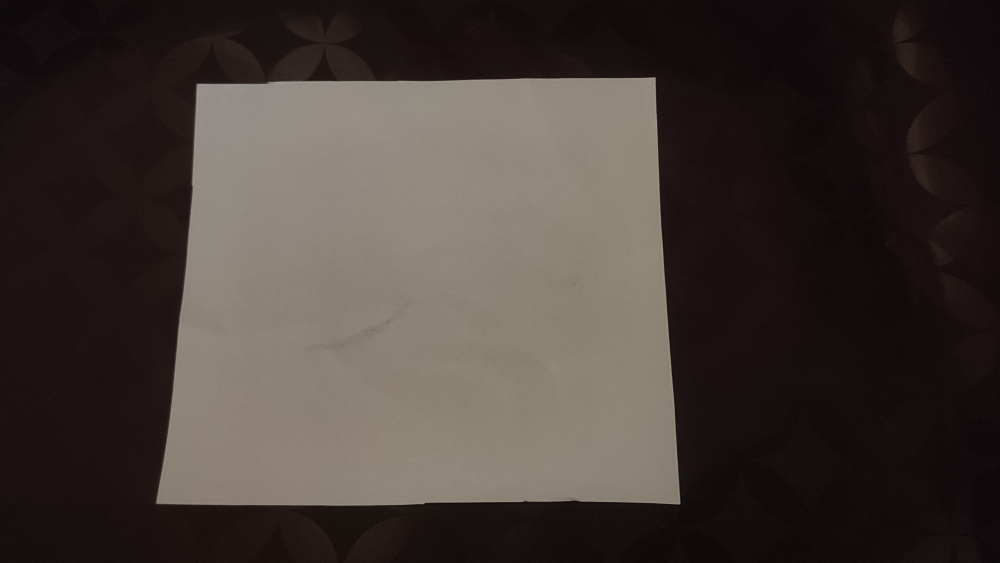
#> input picture Calibration_Image.jpg, 4000 x 2250 px (shown at 1/4 size)
$ jupyter execute FinalSubmission.ipynb   (shell and % lines are left out)
#> lines starting #> are read from the running program, lines starting #| are printed output that depends on the picture; after the words box and inside, x2 and y2 are one past the last pixel; in counts of white or black regions, pixels touching at a corner belong together
#> further down, image is the input picture: shape (2250, 4000, 3); mean B, G, R 54.1, 58.8, 67.7
[cell 1]
import cv2
import imutils
import imutils.perspective as presp
import scipy.spatial.distance as dist
import matplotlib.pyplot as plt
import numpy as np
import os

[cell 2]
def grab_contours(cnts):
    # OpenCV v2.4, v4-official
    if len(cnts) == 2:
        return cnts[0]
    # OpenCV v3
    elif len(cnts) == 3:
        return cnts[1]
def area(image):
    plt.imshow(image)
    gray = cv2.cvtColor(image, cv2.COLOR_BGR2GRAY)
    plt.imshow(gray, cmap='gray')
    edged = cv2.Canny(gray, 120, 255, 1)
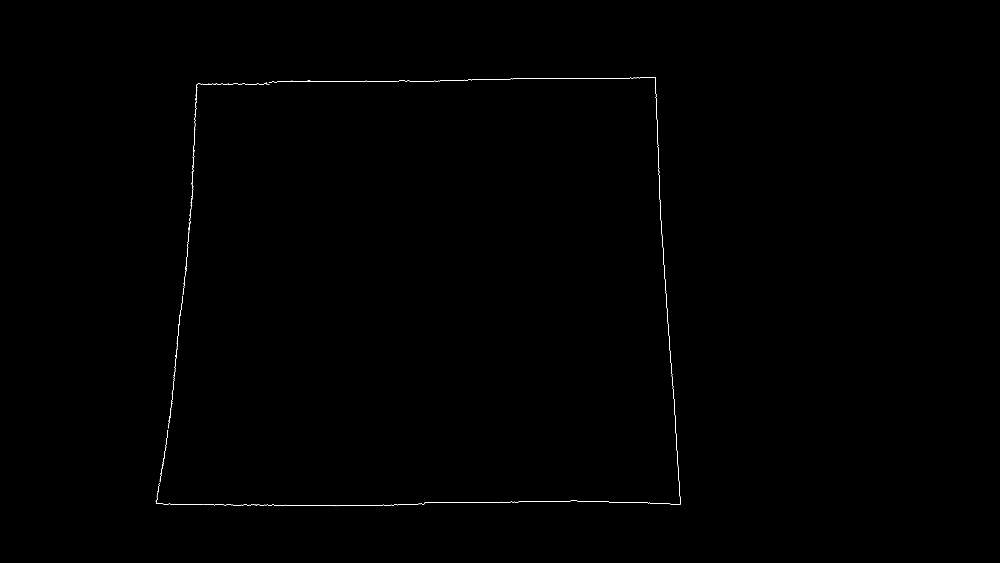
#> edged: shape (2250, 4000) (shown at 1/4 size); 0.09% white in thin lines or dots, all inside (x1, y1, x2, y2) = (623, 308, 2723, 2025)
    plt.imshow(edged, cmap='gray')
    thresh, thresh_img=cv2.threshold(gray, 110, 900, cv2.THRESH_BINARY)
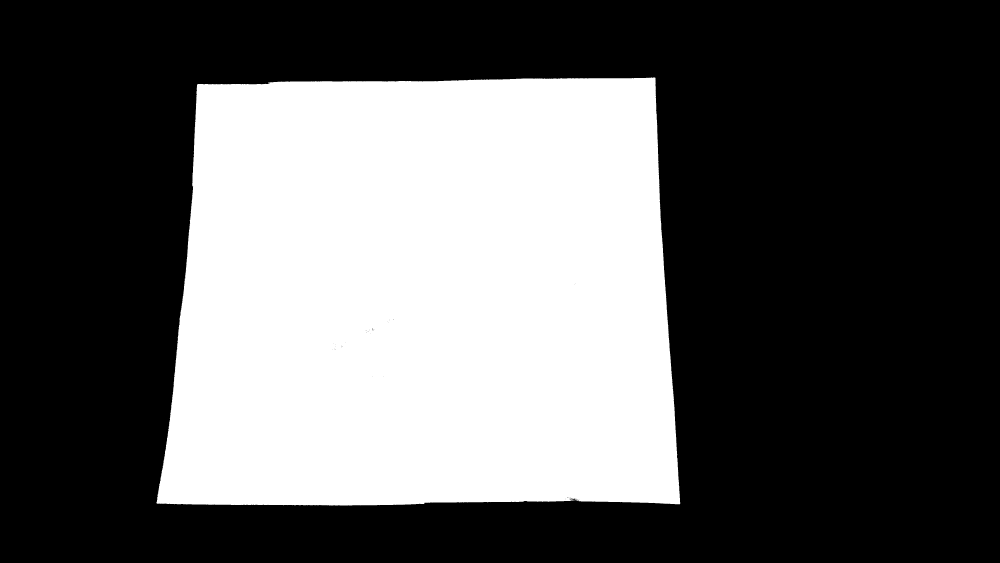
#> thresh_img: shape (2250, 4000) (shown at 1/4 size); 36.5% white; 1 white region, box (x1, y1, x2, y2) and area: (626, 310, 2721, 2022) 3282104
    rgb_img= cv2.cvtColor(thresh_img, cv2.COLOR_BGR2RGB)
#> rgb_img: shape (2250, 4000, 3); 36.5% white; 1 white region
    plt.imshow(rgb_img)
    cnts = cv2.findContours(thresh_img.copy(), cv2.RETR_TREE, cv2.CHAIN_APPROX_SIMPLE)
#> cnts = 46 contours, 44 with area under 20; largest, box (x1, y1, x2, y2) and area: (626, 310, 2721, 2022) 3278586, (2281, 1993, 2304, 2001) 100
    cnts=imutils.grab_contours(cnts)
    contour_image = thresh_img.copy()
    area = 0
    for c in cnts:
        area += cv2.contourArea(c)
        cv2.drawContours(contour_image,[c], 0, (100,5,10), 3)
#> this loop made 46 passes
#> (c, area) on passes 2, 4, 5, 13, 14, 15, 17, 18, 20, 21: ([[2315, 1999], [2316, 1998], [2317, 1999], [2316, 2000]], 3278588), ([[2304, 1997], [2305, 1996], [2306, 1997], [2305, 1998]], 3278603), ([[2279, 1996], [2280, 1995], [2281, 1996], [2280, 1997]], 3278605), ([[1488, 1507], [1489, 1506], [1490, 1507], [1489, 1508]], 3278741), ([[1534, 1505], [1535, 1504], [1536, 1505], [1535, 1506]], 3278743), ([[1330, 1399], [1331, 1398], [1332, 1399], [1331, 1400]], 3278745), ([[1335, 1393], [1336, 1392], [1337, 1393], [1336, 1394]], 3278752.5), ([[1364, 1389], [1365, 1388], [1366, 1389], [1365, 1390]], 3278754.5), ([[1341, 1386], [1342, 1385], [1343, 1386], [1342, 1387]], 3278760.5), ([[1366, 1384], [1367, 1383], [1368, 1384], [1367, 1385]], 3278762.5)
#> area on passes 1, 3, 6, 7, 8, 9: 3278586, 3278601, 3278610.5, 3278616, 3278620, 3278719.5
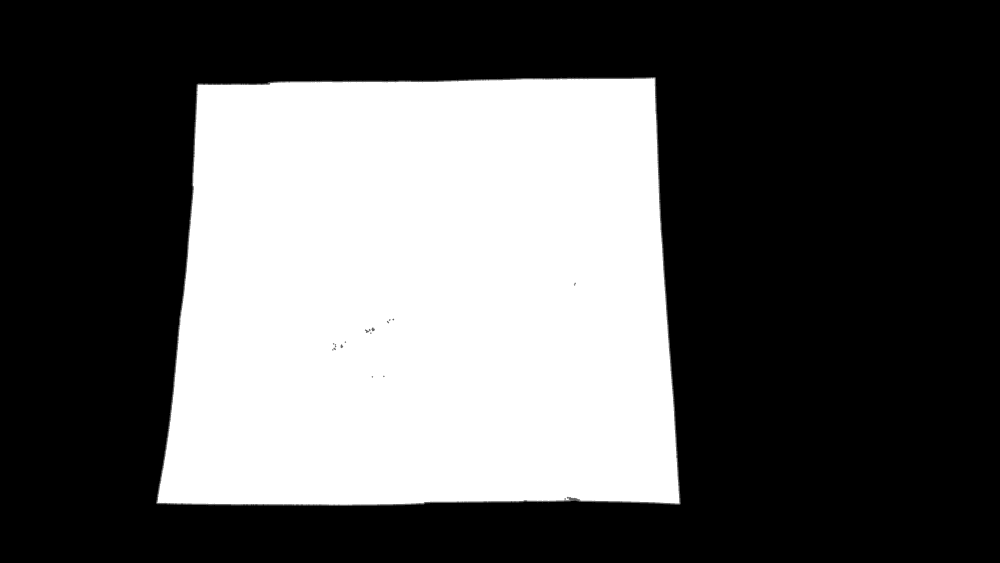
#> contour_image: shape (2250, 4000) (shown at 1/4 size); 0.42% of pixels changed, all inside (x1, y1, x2, y2) = (624, 308, 2723, 2024)
#> after the loop, area = 3278840
    plt.imshow(thresh_img, cmap='gray')
    plt.title(f"Area: {area}")
    return area
### calibrated image of pipes having diameter 'd'###
#read calibration image to find area
image = cv2.imread("Calibration_Image.jpg")
a1=area(image)
#> a1 = 3278840
#in this case maximum number of pipes of diameter 'd' in calibrated area is 14
Number_Of_Pipes_In_Calibrated_Area=14
#Then calculate area of random stacked pipes and evaluate number of pipes
# by comparing with calibrated image.
#to try for different test cases just change 1 from 1-5 in below line
image = cv2.imread("Test_Case_1.jpg")
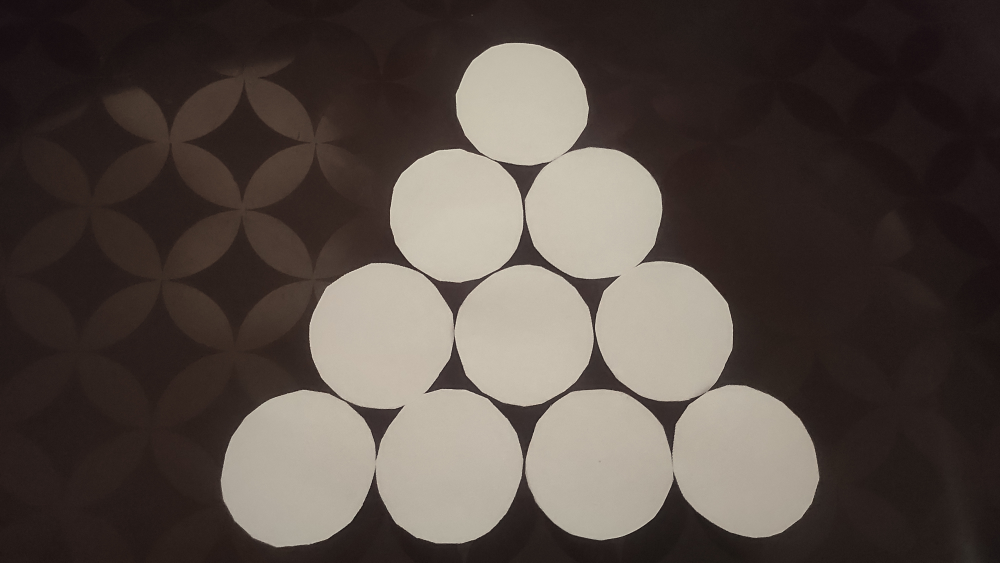
#> input picture Test_Case_1.jpg, 4000 x 2250 px (shown at 1/4 size)
#> image is the input picture: shape (2250, 4000, 3); mean B, G, R 68.7, 74.7, 84.9
a2=area(image)
#> in area (call 2), `edged = cv2.Canny(gray, 120, 255, 1)`:
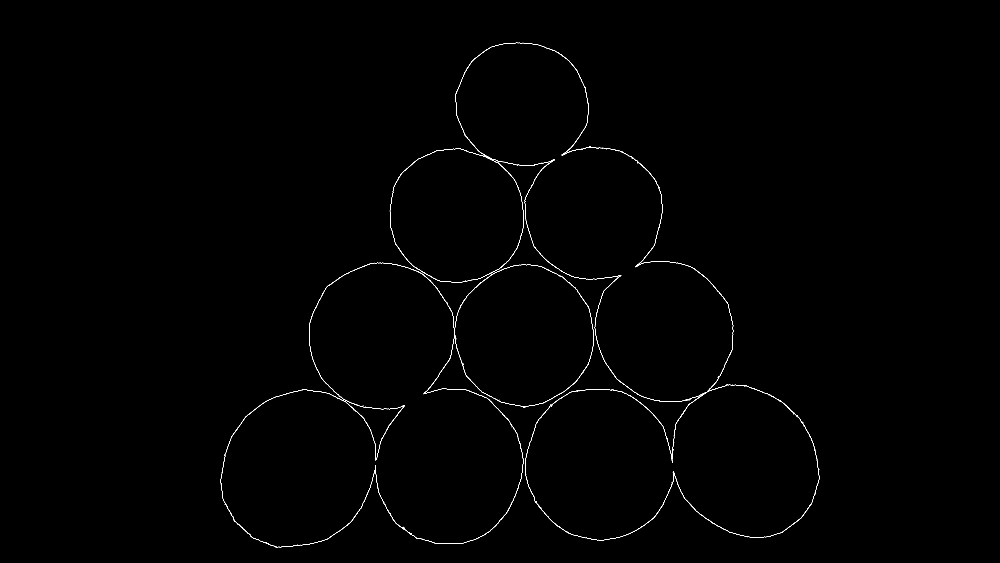
#> edged: shape (2250, 4000) (shown at 1/4 size); 0.24% white in thin lines or dots, all inside (x1, y1, x2, y2) = (882, 171, 3278, 2192)
#> in area (call 2), `thresh, thresh_img=cv2.threshold(gray, 110, 900, cv2.THRESH_BINARY)`:
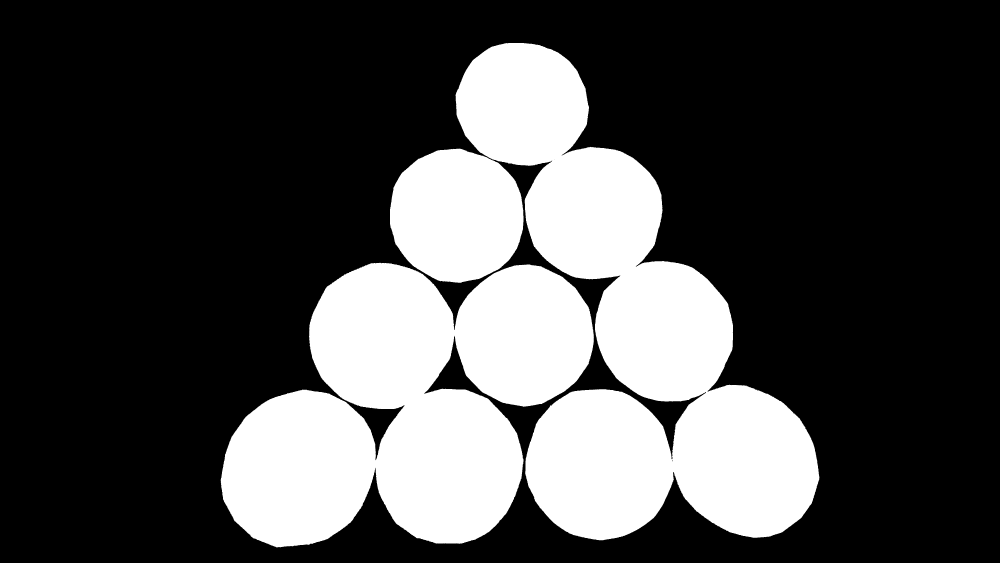
#> thresh_img: shape (2250, 4000) (shown at 1/4 size); 28.4% white; 3 white regions, box (x1, y1, x2, y2) and area: (1822, 172, 3278, 2161) 1232767, (883, 1051, 2376, 2190) 1094936, (1560, 594, 2094, 1131) 226233
#> in area (call 2), `rgb_img= cv2.cvtColor(thresh_img, cv2.COLOR_BGR2RGB)`: rgb_img: shape (2250, 4000, 3); 28.4% white; 3 white regions
#> in area (call 2), `cnts = cv2.findContours(thresh_img.copy(), cv2.RETR_TREE, cv2.CHAIN_AP..`: cnts = 6 contours, 3 with area under 20; largest, box (x1, y1, x2, y2) and area: (1822, 172, 3278, 2161) 1228906, (883, 1051, 2376, 2190) 1091678, (1560, 594, 2094, 1131) 225463
#> the loop in area (call 2), `for c in cnts:` made 6 passes
#> area on passes 1, 3, 4, 5: 1091678.5, 1317143.5, 2546049, 2546062.5
#> (c, area) on passes 2, 6: ([[1817, 1341], [1818, 1340], [1819, 1341], [1818, 1342]], 1091680.5), ([[2216, 638], [2217, 637], [2218, 638], [2217, 639]], 2546064.5)
#> after the loop in area (call 2), `for c in cnts:`:
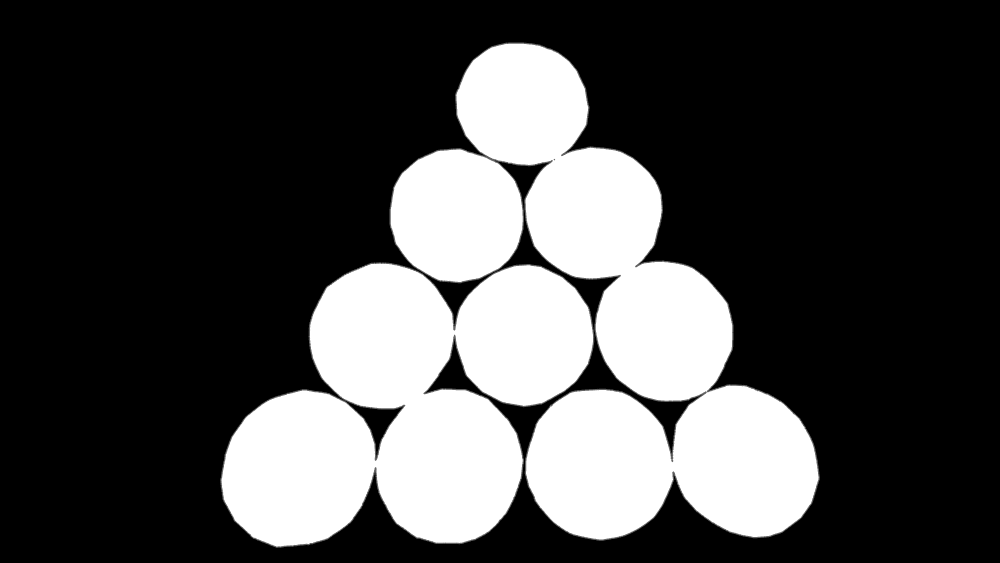
#> contour_image: shape (2250, 4000) (shown at 1/4 size); 0.87% of pixels changed, all inside (x1, y1, x2, y2) = (881, 170, 3280, 2192)
#> after the loop in area (call 2), `for c in cnts:`: area = 2546064.5
#> a2 = 2546064.5
p=(Number_Of_Pipes_In_Calibrated_Area*a2)/a1
#> p = 10.87
NumberOfPipes=int(p)
#> NumberOfPipes = 10
print("Number of pipes are: %d" %NumberOfPipes)
#| Number of pipes are: 10
#> figure, not shown here; B, G, R data is drawn as R, G, B
